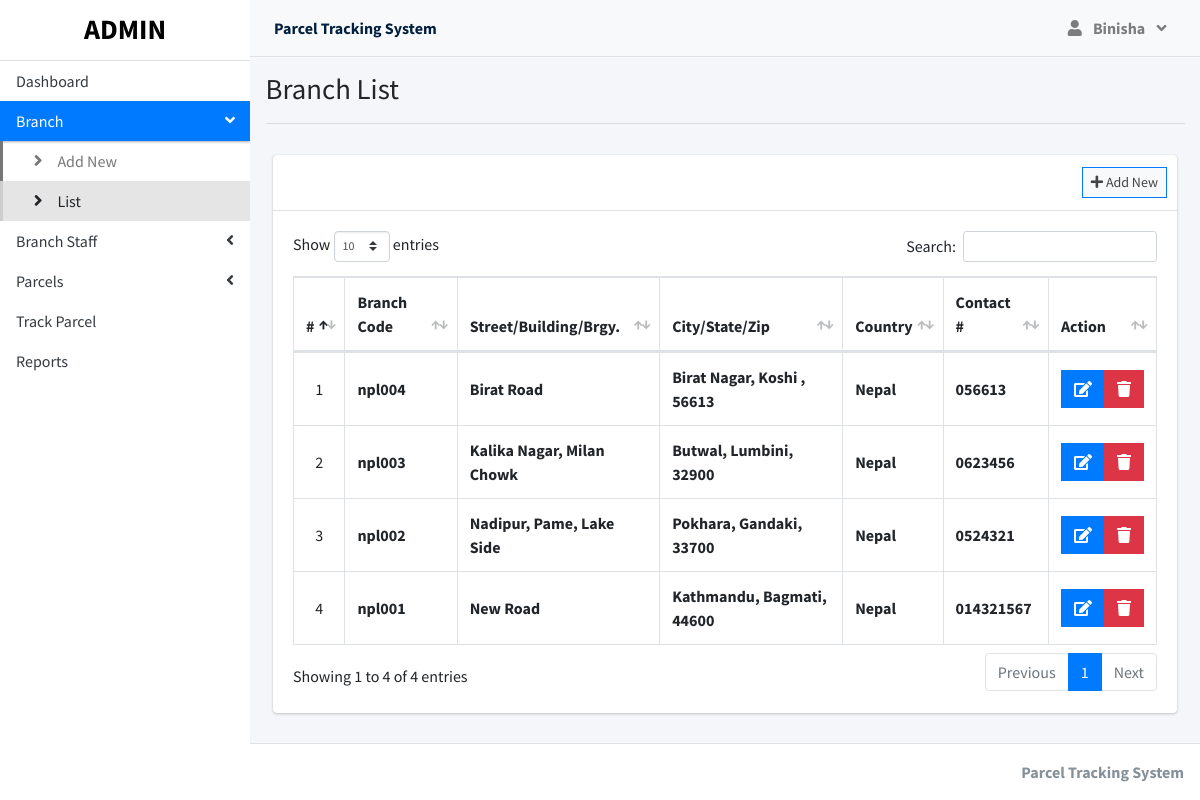
The page /index.php?page=branch_list (signed in) on the database its author committed.
### tables this page shows
CREATE TABLE `branches` (
  `id` int(30) NOT NULL,
  `branch_code` varchar(50) NOT NULL,
  `street` text NOT NULL,
  `city` text NOT NULL,
  `state` text NOT NULL,
  `zip_code` varchar(50) NOT NULL,
  `country` text NOT NULL,
  `contact` varchar(100) NOT NULL,
  `date_created` datetime NOT NULL DEFAULT current_timestamp()
);

### branch_list.php (the view, shortened to what this page needs)
<?php include'db_connect.php' ?>
<div class="col-lg-12">
	<div class="card">
		<div class="card-header">
			<div class="card-tools">
				<a class="btn btn-block btn-sm btn-default btn-flat border-primary " href="./index.php?page=new_branch"><i class="fa fa-plus"></i> Add New</a>
			</div>
		</div>
		<div class="card-body">
			<table class="table tabe-hover table-bordered" id="list">
				<!-- <colgroup>
					<col width="5%">
					<col width="15%">
					<col width="25%">
					<col width="25%">
					<col width="15%">
				</colgroup> -->
				<thead>
					<tr>
						<th class="text-center">#</th>
						<th>Branch Code</th>
						<th>Street/Building/Brgy.</th>
						<th>City/State/Zip</th>
						<th>Country</th>
						<th>Contact #</th>
						<th>Action</th>
					</tr>
				</thead>
				<tbody>
					<?php
					$i = 1;
					$qry = $conn->query("SELECT * FROM branches order by street asc,city asc, state asc ");
					while($row= $qry->fetch_assoc()):
					?>
					<tr>
						<td class="text-center"><?php echo $i++ ?></td>
						<td class=""><b><?php echo $row['branch_code'] ?></b></td>
						<td><b><?php echo ucwords($row['street']) ?></b></td>
						<td><b><?php echo ucwords($row['city'].', '.$row['state'].', '.$row['zip_code']) ?></b></td>
						<td><b><?php echo ucwords($row['country']) ?></b></td>
						<td><b><?php echo $row['contact'] ?></b></td>
						<td class="text-center">
		                    <div class="btn-group">
		                        <a href="index.php?page=edit_branch&id=<?php echo $row['id'] ?>" class="btn btn-primary btn-flat ">
		                          <i class="fas fa-edit"></i>
		                        </a>
		                        <button type="button" class="btn btn-danger btn-flat delete_branch" data-id="<?php echo $row['id'] ?>">
		                          <i class="fas fa-trash"></i>
		                        </button>
	                      </div>
						</td>
					</tr>
				<?php endwhile; ?>
				</tbody>
			</table>
		</div>
	</div>
</div>

### branch_list.php (style rules this page uses)
table td { vertical-align: middle !important; }

### rows shown on the page
branches: branch_code "npl004", street "Birat Road", city+state+zip_code "Birat Nagar, Koshi , 56613", country "Nepal", contact "056613"
branches: branch_code "npl003", street "Kalika Nagar, Milan Chowk", city+state+zip_code "Butwal, Lumbini, 32900", country "Nepal", contact "0623456"
branches: branch_code "npl002", street "Nadipur, Pame, Lake Side", city+state+zip_code "Pokhara, Gandaki, 33700", country "Nepal", contact "0524321"
branches: branch_code "npl001", street "New Road", city+state+zip_code "Kathmandu, Bagmati, 44600", country "Nepal", contact "014321567"

### other values the page prints
$_SESSION['system']['name'] "Parcel Tracking System"
$_SESSION['login_firstname'] "Binisha"
$title "Branch List"
